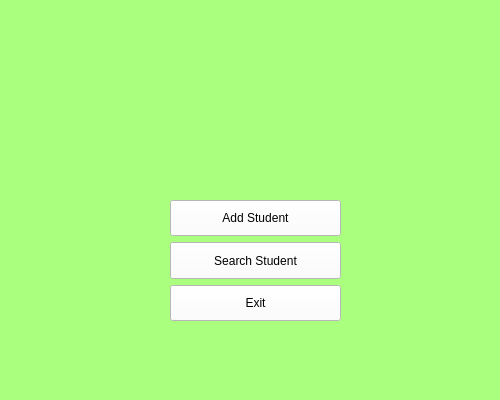
<?xml version="1.0" encoding="UTF-8"?>
<ui version="4.0">
 <class>MainWindow</class>
 <widget class="QMainWindow" name="MainWindow">
  <property name="geometry">
   <rect>
    <x>0</x>
    <y>0</y>
    <width>500</width>
    <height>400</height>
   </rect>
  </property>
  <property name="sizePolicy">
   <sizepolicy hsizetype="Preferred" vsizetype="Ignored">
    <horstretch>0</horstretch>
    <verstretch>0</verstretch>
   </sizepolicy>
  </property>
  <property name="windowTitle">
   <string>Menu</string>
  </property>
  <property name="autoFillBackground">
   <bool>false</bool>
  </property>
  <property name="styleSheet">
   <string notr="true">background-color: rgb(170, 255, 127)</string>
  </property>
  <widget class="QWidget" name="centralwidget">
   <widget class="QWidget" name="verticalLayoutWidget">
    <property name="geometry">
     <rect>
      <x>170</x>
      <y>200</y>
      <width>171</width>
      <height>121</height>
     </rect>
    </property>
    <layout class="QVBoxLayout" name="verticalLayout">
     <item>
      <widget class="QPushButton" name="addStudentButton">
       <property name="sizePolicy">
        <sizepolicy hsizetype="Minimum" vsizetype="Ignored">
         <horstretch>0</horstretch>
         <verstretch>0</verstretch>
        </sizepolicy>
       </property>
       <property name="styleSheet">
        <string notr="true">background-color:white

</string>
       </property>
       <property name="text">
        <string>Add Student</string>
       </property>
      </widget>
     </item>
     <item>
      <widget class="QPushButton" name="searchStudentButton">
       <property name="enabled">
        <bool>true</bool>
       </property>
       <property name="sizePolicy">
        <sizepolicy hsizetype="Minimum" vsizetype="Ignored">
         <horstretch>0</horstretch>
         <verstretch>0</verstretch>
        </sizepolicy>
       </property>
       <property name="styleSheet">
        <string notr="true">background-color:white</string>
       </property>
       <property name="text">
        <string>Search Student</string>
       </property>
      </widget>
     </item>
     <item>
      <widget class="QPushButton" name="exitButton">
       <property name="sizePolicy">
        <sizepolicy hsizetype="Minimum" vsizetype="Preferred">
         <horstretch>0</horstretch>
         <verstretch>0</verstretch>
        </sizepolicy>
       </property>
       <property name="styleSheet">
        <string notr="true">background-color:white</string>
       </property>
       <property name="text">
        <string>Exit</string>
       </property>
      </widget>
     </item>
    </layout>
   </widget>
   <widget class="QLabel" name="userIcon">
    <property name="geometry">
     <rect>
      <x>180</x>
      <y>10</y>
      <width>151</width>
      <height>151</height>
     </rect>
    </property>
    <property name="text">
     <string/>
    </property>
    <property name="pixmap">
     <pixmap>img/user.png</pixmap>
    </property>
    <property name="scaledContents">
     <bool>true</bool>
    </property>
   </widget>
  </widget>
  <widget class="QMenuBar" name="menubar">
   <property name="geometry">
    <rect>
     <x>0</x>
     <y>0</y>
     <width>500</width>
     <height>21</height>
    </rect>
   </property>
  </widget>
  <widget class="QStatusBar" name="statusbar"/>
 </widget>
 <resources/>
 <connections/>
</ui>
